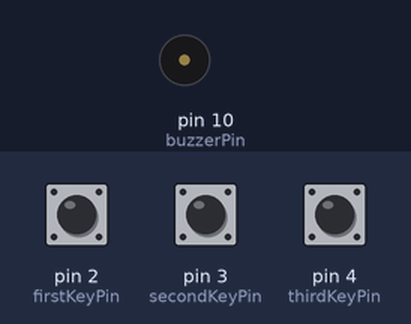
The sketch below on a simulated Arduino Uno, built with avr-gcc and run on an emulated ATmega328P. Shown: buzzer (waves = sounding). Inputs (shaded band) come from the test bench; at power-on: pin 2 (firstKeyPin) HIGH, pin 3 (secondKeyPin) HIGH, pin 4 (thirdKeyPin) HIGH.

Above: at 1.2 s.
1.3 s: pin 2 (firstKeyPin) pulled LOW for 0.15 s
At 1.37 s:
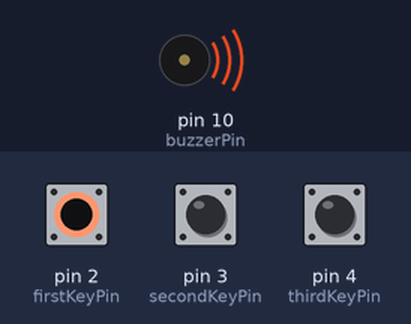
2.9 s: pin 2 (firstKeyPin) pulled LOW for 3.2 s
At 6.8 s:
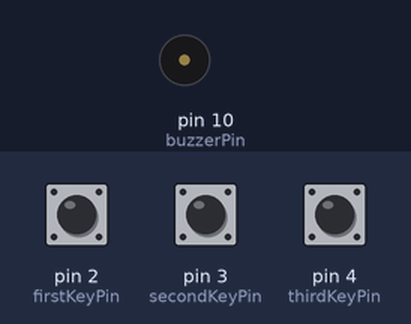
7.6 s: pin 3 (secondKeyPin) pulled LOW for 3.2 s
At 7.9 s:
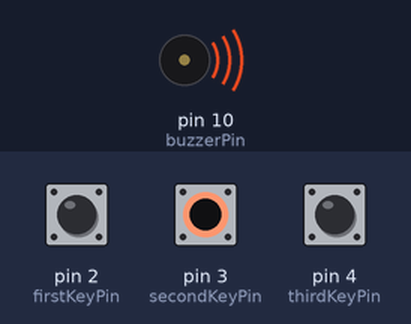
Timing chart, 0 to 12.3 s (numbered marks = the images above; inputs shaded):
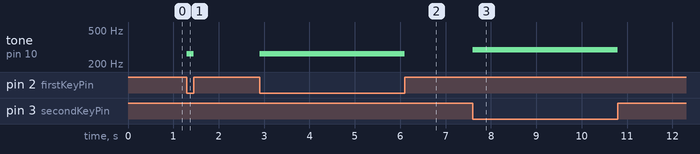

The sketch:

2b-trumpet.ino
```cpp
/*
  Terry Field, Student # 3721738
  COMP 444
  March 1st, 2025

  This sketch implements the coding challenges for Project 2B of the SparkFun Inventor's Kit
  guide.

*/

//set the pins for the button and buzzer
int firstKeyPin = 2;
int secondKeyPin = 3;
int thirdKeyPin = 4;

int buzzerPin = 10;
int keyValue = 0; // value computed from pressed keys

void setup() {
  //set the button pins as inputs
  pinMode(firstKeyPin, INPUT_PULLUP);
  pinMode(secondKeyPin, INPUT_PULLUP);
  pinMode(thirdKeyPin, INPUT_PULLUP);

  //set the buzzer pin as an output
  pinMode(buzzerPin, OUTPUT);
}

void loop() {

  // Each button will set a bit in the keyValue variable, which can range from 0 to 7.
  keyValue = 0;
  if (digitalRead(firstKeyPin) == LOW) {
    keyValue = 1;
  }

  if (digitalRead(secondKeyPin) == LOW) {
    keyValue = keyValue | 2;  // Set 2nd bit
  }

  if (digitalRead(thirdKeyPin) == LOW) {
    keyValue = keyValue | 4; // Set 3rd bit
  }

  switch (keyValue) { // Using a switch/case statements simpler than using if statements.
    case 0: noTone(buzzerPin);  //if no key is pressed turn the buzzer off
        break;
    case 1: tone(buzzerPin, 262);
        break;
    case 2: tone(buzzerPin, 294);
        break;
    case 3: tone(buzzerPin, 330);
        break;
    case 4: tone(buzzerPin, 392);
        break;
    case 5: tone(buzzerPin, 440);
        break;
    case 6: tone(buzzerPin, 494);
        break;
    case 7: tone(buzzerPin, 523);
  }
}

/*
  note  frequency
  c     262 Hz
  d     294 Hz
  e     330 Hz
  f     349 Hz
  g     392 Hz
  a     440 Hz
  b     494 Hz
  C     523 Hz
*/
```

Measured:
- after the input at 1.3 s, tone on pin 10 (buzzerPin): silent → 262 Hz at once, → silent 0.15 s later
- after the input at 2.9 s, tone on pin 10 (buzzerPin): silent → 262 Hz at once, → silent 3.2 s later
- after the input at 7.6 s, tone on pin 10 (buzzerPin): silent → 294 Hz at once, → silent 3.2 s later
